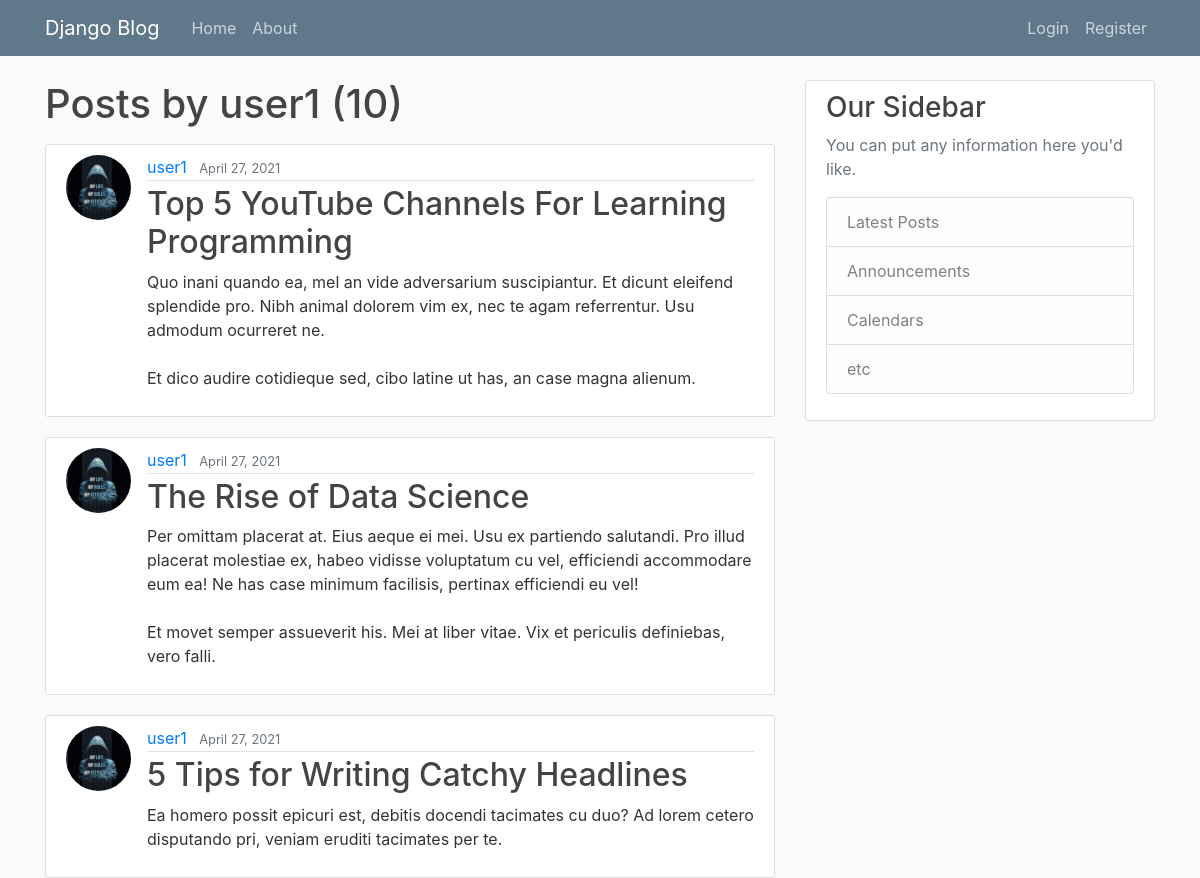
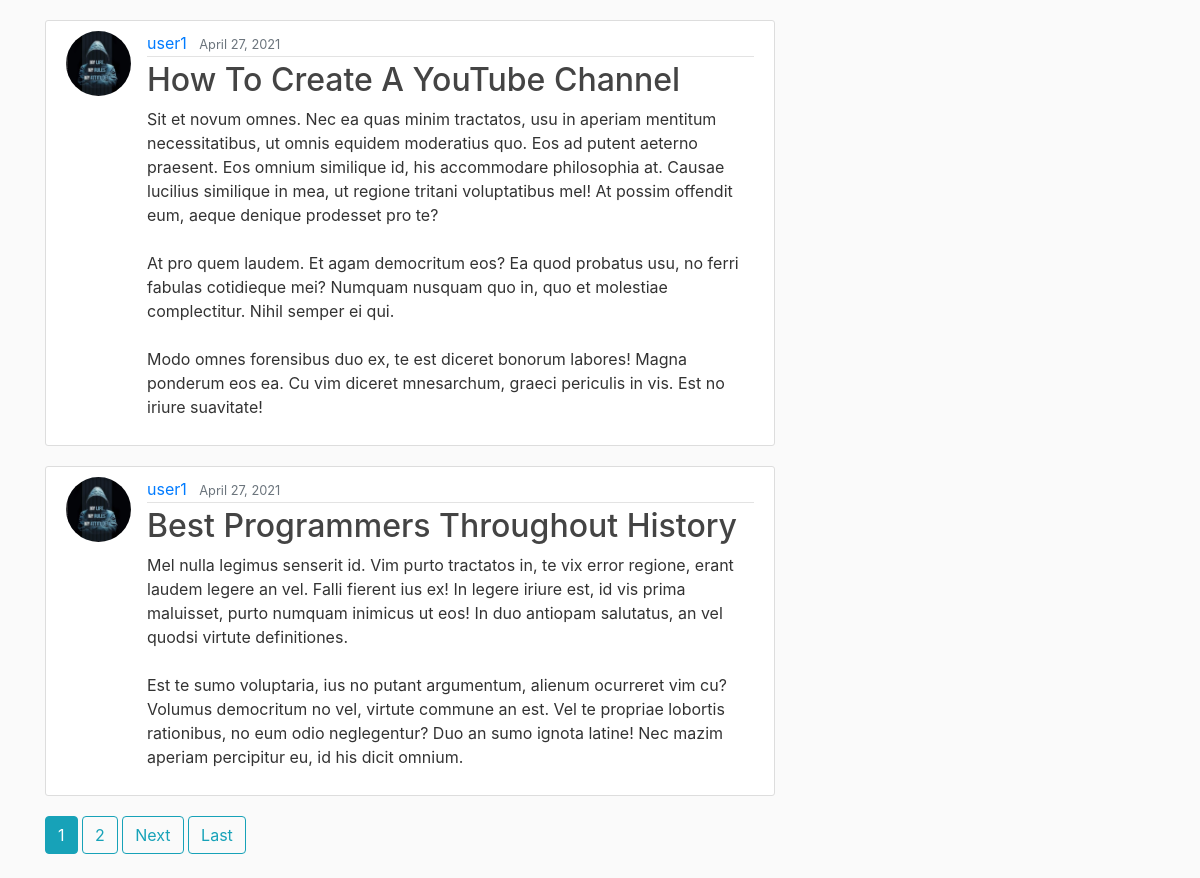
Screenshot of /user/user1 with the database file from the repository (2 pictures, top to bottom).
### blog/models.py (models this page shows, shortened)
class Post(models.Model):
    title = models.CharField(max_length=150)
    content=models.TextField()
    date_posted= models.DateTimeField(default=timezone.now) #auto_now_add =True
    author = models.ForeignKey(User, on_delete= models.CASCADE)

### users/models.py (models this page shows, shortened)
class Profile(models.Model):
    user= models.OneToOneField(User, on_delete=models.CASCADE)
    image = models.ImageField(default='default.jpg', upload_to='profile_pics')

### blog/views.py (the view)
# urls.py: path('user/<str:username>', UserPostListView.as_view(), name='user-posts'),
class UserPostListView(ListView):
    model = Post
    template_name = 'blog/user_posts.html'
    context_object_name= 'posts'
    paginate_by=5
    def get_queryset(self):
        user = get_object_or_404(User, username=self.kwargs.get('username'))
        return Post.objects.filter(author=user).order_by('-date_posted')

### blog/templates/blog/user_posts.html (shortened to what this page needs)
{% extends "blog/base.html" %}
{% block content %}
    <h1 class="mb-3">Posts by {{ view.kwargs.username }} ({{ page_obj.paginator.count }})</h1>
    {% for post in posts %}
    <article class="media content-section">
        <img class="rounded-circle article-img" src="{{ post.author.profile.image.url }}" alt="">
        <div class="media-body">
            <div class="article-metadata">
                <a class="mr-2" href="{% url 'user-posts' post.author.username %}">{{ post.author }}</a>
                <small class="text-muted">{{ post.date_posted|date:"F d, Y" }}</small>
            </div>
            <h2><a class="article-title" href="{% url 'post-details' post.id %}">{{ post.title }}</a></h2>
            <p class="article-content">{{ post.content }}</p>
        </div>
    </article>
    {% endfor %}
    {% if is_paginated %}
        {% for num in page_obj.paginator.page_range %}
        {% if page_obj.number == num %}
        <a class="btn btn-info mb-4" href="?page={{ num }}">{{ num }}</a>
        {% elif num > page_obj.number|add:'-3' and num < page_obj.number|add:'3' %} <a class="btn btn-outline-info mb-4"
            href="?page={{ num }}">{{ num }}</a>
            {% endif %}
            {% endfor %}
            {% if page_obj.has_next %}
            <a class="btn btn-outline-info mb-4" href="?page={{ page_obj.next_page_number }}">Next</a>
            <a class="btn btn-outline-info mb-4" href="?page={{ page_obj.paginator.num_pages }}">Last</a>
            {% endif %}
        {% endif %}
{% endblock content %}

### blog/templates/blog/base.html (shortened to what this page needs)
{% load static %}
<!DOCTYPE html>
<html lang="en">
<head>
    <link rel="stylesheet" href="https://stackpath.bootstrapcdn.com/bootstrap/4.3.1/css/bootstrap.min.css">
<link rel="stylesheet" type="text/css" href="{% static 'blog/main.css' %}">
</head>
<body>
    <header class="site-header">
        <nav class="navbar navbar-expand-md navbar-dark bg-steel fixed-top">
          <div class="container">
            <a class="navbar-brand mr-4" href="{% url 'blog-about' %}">Django Blog</a>
            <div class="collapse navbar-collapse" id="navbarToggle">
              <div class="navbar-nav mr-auto">
                <a class="nav-item nav-link" href="{% url 'blog-home'%}">Home</a>
                <a class="nav-item nav-link" href="{% url 'blog-about' %}">About</a>
              </div>
              <div class="navbar-nav">
                {% if user.is_authenticated %}
                  <a class="nav-item nav-link" href="{% url 'post-Create' %}">New Post</a>
                  <a class="nav-item nav-link" href="{% url 'profile' %}">Profile</a>
                  <a class="nav-item nav-link" href="{% url 'logout' %}">Logout</a>
                {% else %}
                  <a class="nav-item nav-link" href="{% url 'login' %}">Login</a>
                  <a class="nav-item nav-link" href="{% url 'register' %}">Register</a>
                {% endif %}
              </div>
            </div>
          </div>
        </nav>
      </header>
      <main role="main" class="container">
        <div class="row">
          <div class="col-md-8">
            {% block content %}{% endblock %}
          </div>
          <div class="col-md-4">
            <div class="content-section">
              <h3>Our Sidebar</h3>
              <p class='text-muted'>You can put any information here you'd like.
                <ul class="list-group">
                  <li class="list-group-item list-group-item-light">Latest Posts</li>
                  <li class="list-group-item list-group-item-light">Announcements</li>
                  <li class="list-group-item list-group-item-light">Calendars</li>
                  <li class="list-group-item list-group-item-light">etc</li>
                </ul>
              </p>
            </div>
          </div>
        </div>
      </main>
</body>
</html>

### blog/static/blog/main.css (style rules this page uses)
body { background: #fafafa; color: #333333; margin-top: 5rem; }
h1, h2, h3, h4, h5, h6 { color: #444444; }
ul { margin: 0; }
.bg-steel { background-color: #5f788a; }
.site-header .navbar-nav .nav-link { color: #cbd5db; }
.content-section { background: #ffffff; padding: 10px 20px; border: 1px solid #dddddd; border-radius: 3px; margin-bottom: 20px; }
.article-title { color: #444444; }
.article-content { white-space: pre-line; }
.article-img { height: 65px; width: 65px; margin-right: 16px; }
.article-metadata { padding-bottom: 1px; margin-bottom: 4px; border-bottom: 1px solid #e3e3e3 }

### rows the page displays
Post: author.profile.image (picture), author "user1", date_posted "April 27, 2021", title "Top 5 YouTube Channels For Learning Programming", content "Quo inani quando ea, mel an vide adversarium suscipiantur. Et dicunt eleifend splendide pro. Nibh animal dolorem vim ex, nec te agam referrentur. Usu admodum ocurreret ne. Et dico audire cotidieque sed, cibo latine ut has, an case magna alienum."
Post: author.profile.image (picture), author "user1", date_posted "April 27, 2021", title "The Rise of Data Science", content "Per omittam placerat at. Eius aeque ei mei. Usu ex partiendo salutandi. Pro illud placerat molestiae ex, habeo vidisse voluptatum cu vel, efficiendi accommodare eum ea! Ne has case minimum facilisis, pertinax efficiendi eu vel! Et movet semper assueverit his. Mei at liber vitae. Vix et periculis definiebas, vero falli."
Post: author.profile.image (picture), author "user1", date_posted "April 27, 2021", title "5 Tips for Writing Catchy Headlines", content "Ea homero possit epicuri est, debitis docendi tacimates cu duo? Ad lorem cetero disputando pri, veniam eruditi tacimates per te."
Post: author.profile.image (picture), author "user1", date_posted "April 27, 2021", title "How To Create A YouTube Channel", content "Sit et novum omnes. Nec ea quas minim tractatos, usu in aperiam mentitum necessitatibus, ut omnis equidem moderatius quo. Eos ad putent aeterno praesent. Eos omnium similique id, his accommodare philosophia at. Causae lucilius similique in mea, ut regione tritani voluptatibus mel! At possim offendit eum, aeque denique prodesset pro te? At pro quem laudem. Et agam democritum eos? Ea quod probatus usu, no ferri fabulas cotidieque mei? Numquam nusquam quo in, quo et molestiae complectitur. Nihil semper ei qui. Modo omnes forensibus duo ex, te est diceret bonorum labores! Magna ponderum eos ea. Cu vim diceret mnesarchum, graeci periculis in vis. Est no iriure suavitate!"
Post: author.profile.image (picture), author "user1", date_posted "April 27, 2021", title "Best Programmers Throughout History", content "Mel nulla legimus senserit id. Vim purto tractatos in, te vix error regione, erant laudem legere an vel. Falli fierent ius ex! In legere iriure est, id vis prima maluisset, purto numquam inimicus ut eos! In duo antiopam salutatus, an vel quodsi virtute definitiones. Est te sumo voluptaria, ius no putant argumentum, alienum ocurreret vim cu? Volumus democritum no vel, virtute commune an est. Vel te propriae lobortis rationibus, no eum odio neglegentur? Duo an sumo ignota latine! Nec mazim aperiam percipitur eu, id his dicit omnium."

### other values shown
{{ view.kwargs.username }} "user1"
{{ page_obj.paginator.count }} "10"
{{ num }} "1"
{{ num }} "2"
